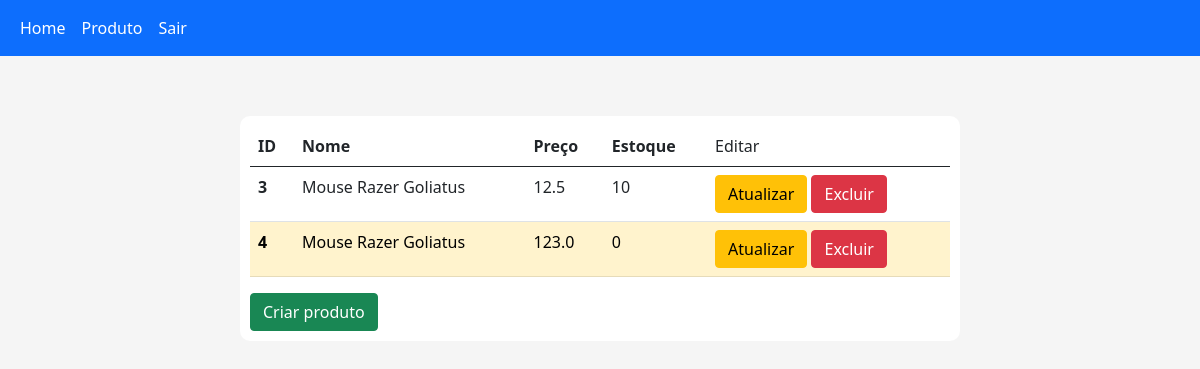
Page /produto (signed in) on the earlier database version.
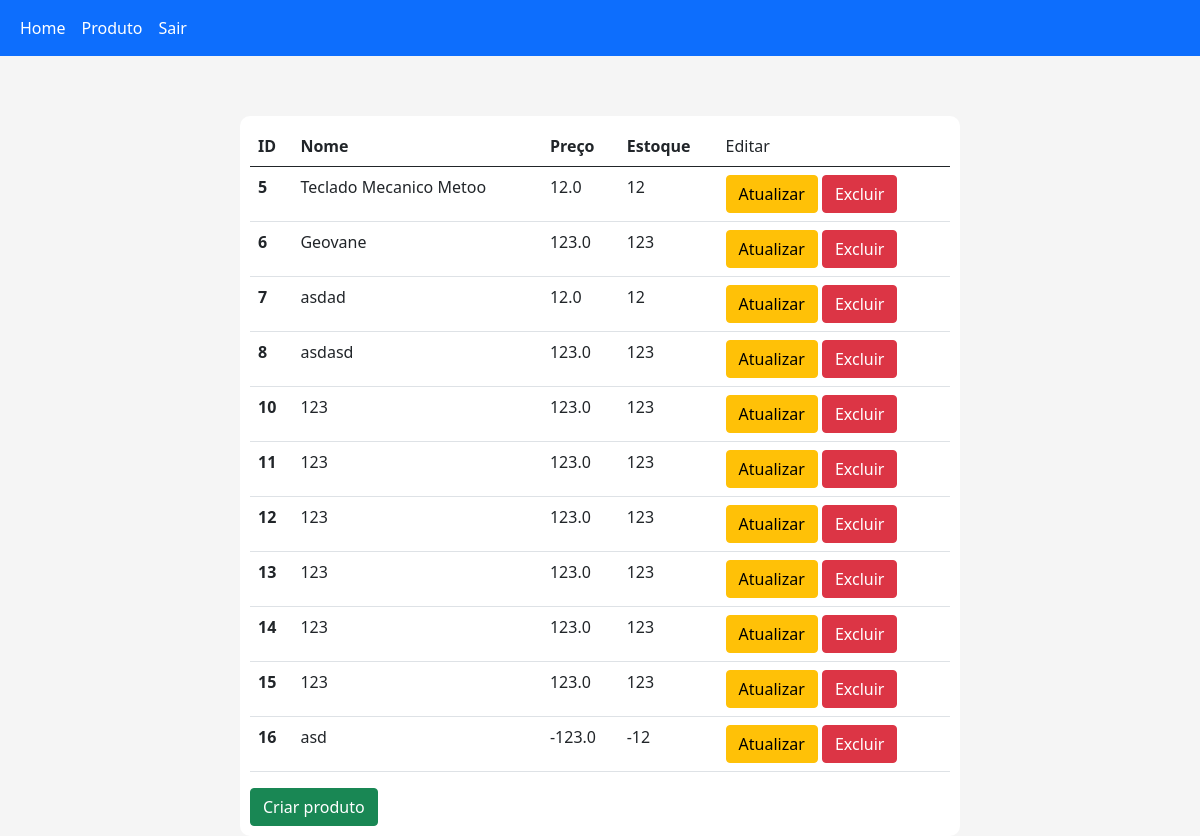
Same page on the later database version.
### core/models.py (models this page shows, shortened)
class Produto(models.Model):
    id = models.AutoField(primary_key=True)
    nome = models.CharField(max_length=254)
    preco = models.FloatField()
    estoque = models.IntegerField()

### core/views.py (the view)
# urls.py: path('produto', produto, name = 'produto_page'),
@login_required(login_url='index_page')
def produto(request):
    if request.method == 'POST':
        form = CreateProdutoForm(request.POST)
        if form.is_valid():
            form.save()
            redirect('produto_page')
    data = {}
    data['produtos'] = Produto.objects.all()
    data['produto_form'] = CreateProdutoForm()
    return render(request, 'produto.html', data)

### core/templates/produto.html (shortened to what this page needs)
{% extends 'base.html' %}
{% block content%}
    <nav class="navbar navbar-expand-lg navbar-dark bg-primary">
        <div class="container-fluid">
            <div class="collapse navbar-collapse" id="navbarSupportedContent">
            <ul class="navbar-nav me-auto mb-2 mb-lg-0">
                <li class="nav-item">
                <a class="nav-link active" aria-current="page" href="{% url 'home_page'%}">Home</a>
                </li>
                <li class="nav-item">
                <a class="nav-link active"  href="{% url 'produto_page' %}">Produto</a>
                </li>
                <li class="nav-item">
                <a class="nav-link active" href="{% url 'logout_page'%}">Sair</a>
                </li>
            </ul>
            </div>
        </div>
        </nav>
    <div class = 'container' id="tabela">
    <table class="table table-hover" id = 'listar_produto_table'>
      <thead>
        <tr>
          <th scope="col">ID</th>
          <th scope="col">Nome</th>
          <th scope="col">Preço</th>
          <th scope="col">Estoque</th>
          <td scope="col">Editar</th>
        </tr>
      </thead>
      <tbody>
      {% for produto in produtos %}
        {% if produto.estoque == 0 %}
          <tr class='table-warning'>
        {% else %}
          <tr>
        {% endif %}
          <th scope="row">{{produto.id}}</th>
          <td>{{produto.nome}}</td>
          <td>{{produto.preco}}</td>
          <td>{{produto.estoque}}</td>
          <td><a class="btn btn-warning" role="button" data-bs-toggle="modal" data-bs-target="#exampleModal" id="atualizarBT">Atualizar</a> <a class="btn btn-danger" href= "{% url 'deletar_produto' produto.id %}" role="button">Excluir</a></td>
        </tr>
        {% endfor %}
      </tbody>
    </table>
    <a class="btn btn-success" role="button" data-bs-toggle="modal" data-bs-target="#exampleModal">Criar produto</a>
    </div>
{% endblock%}

Differences in the rows shown:
removed Produto: id "3", nome "Mouse Razer Goliatus", preco "12.5", estoque "10"
removed Produto: id "4", nome "Mouse Razer Goliatus", preco "123.0", estoque "0"
added Produto: id "5", nome "Teclado Mecanico Metoo", preco "12.0", estoque "12"
added Produto: id "6", nome "Geovane", preco "123.0", estoque "123"
added Produto: id "7", nome "asdad", preco "12.0", estoque "12"
added Produto: id "8", nome "asdasd", preco "123.0", estoque "123"
added Produto: id "10", nome "123", preco "123.0", estoque "123"
added Produto: id "11", nome "123", preco "123.0", estoque "123"
added Produto: id "12", nome "123", preco "123.0", estoque "123"
added Produto: id "13", nome "123", preco "123.0", estoque "123"
added Produto: id "14", nome "123", preco "123.0", estoque "123"
added Produto: id "15", nome "123", preco "123.0", estoque "123"
added Produto: id "16", nome "asd", preco "-123.0", estoque "-12"
